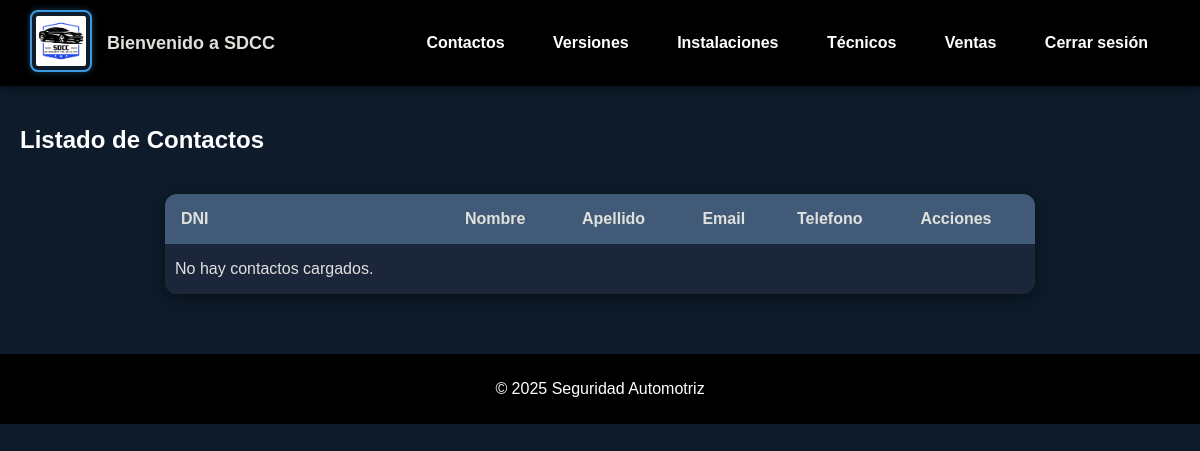
The page /contactos/ (signed in) on the database as committed earlier.
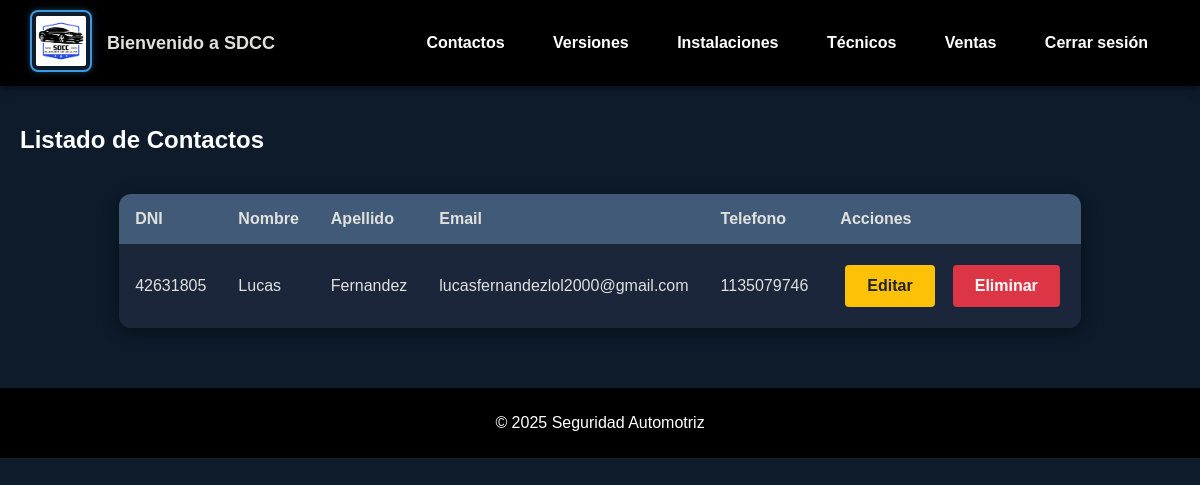
The same page on the database as committed later.
### App/models.py (models this page shows, shortened)
class Contacto(models.Model):
    dni = models.IntegerField(unique=True)
    nombre = models.CharField(max_length=25)
    apellido = models.CharField(max_length=25)
    email = models.EmailField(max_length=40)
    telefono = models.CharField(max_length=10)

### App/views.py (the view)
# urls.py: path('contactos/', contacto_list, name='contacto_list'),
@solo_superusuario
def contacto_list(request):
    contactos = Contacto.objects.all()
    return render(request, 'App/contacto_list.html', {'contactos': contactos})

### App/views.py (called while the page is built)
def solo_superusuario(view_func):
    return user_passes_test(lambda u: u.is_superuser)(view_func)

### App/Templates/App/contacto_list.html (shortened to what this page needs)
{% extends 'App/base.html' %}
{% block content %}
<section class="seccion">
<h2>Listado de Contactos</h2>
<table class="tabla-contactos">
    <thead>
        <tr>
            <th>DNI</th>
            <th>Nombre</th>
            <th>Apellido</th>
            <th>Email</th>
            <th>Telefono</th>
            <th>Acciones</th>
        </tr>
    </thead>
    <tbody>
        {% for contacto in contactos %}
        <tr>
        <td>{{ contacto.dni }}</td>
        <td>{{ contacto.nombre }}</td>
        <td>{{ contacto.apellido }}</td>
        <td>{{ contacto.email }}</td>
        <td>{{ contacto.telefono }}</td>
        <td>
            <a href="{% url 'contacto_update' contacto.id %}" class="btn-actualizar">Editar</a>
            <a href="{% url 'contacto_delete' contacto.id %}" class="btn-eliminar">Eliminar</a>
        </td>
        </tr>
        {% empty %}
        <tr>
            <td colspan="6" style="padding-left: 10px; text-align: left;">No hay contactos cargados.</td>
        </tr>
        {% endfor %}
    </tbody>
</table>
{% endblock %}

Rows that differ between the two databases and show on the page:
added Contacto: dni "42631805", nombre "Lucas", apellido "Fernandez", email "lucasfernandezlol2000@gmail.com", telefono "1135079746"
Other text that changed with them:
text no longer shown: "No hay contactos cargados."
